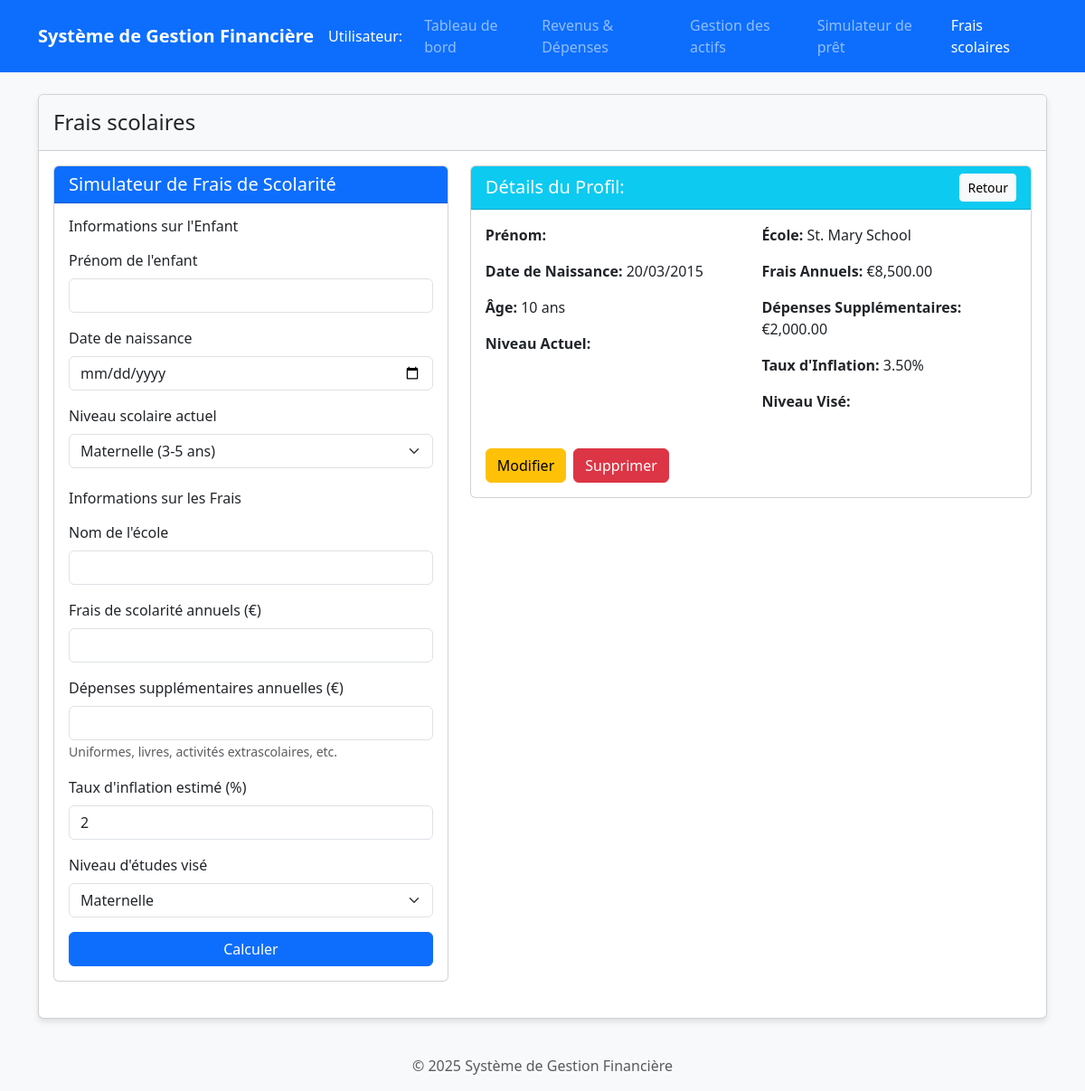
Screenshot of /?action=school-fee&view_child=2 with the database file from the repository.
### tables this page shows
CREATE TABLE IF NOT EXISTS `school_fee_children` (
    `id` INT AUTO_INCREMENT PRIMARY KEY,
    `name` VARCHAR(100) NOT NULL,
    `birthdate` DATE NOT NULL,
    `current_level` VARCHAR(50) NOT NULL, 
    `school_name` VARCHAR(255),
    `annual_tuition` DECIMAL(10,2) NOT NULL,
    `additional_expenses` DECIMAL(10,2) DEFAULT 0,
    `inflation_rate` DECIMAL(4,2) NOT NULL,
    `expected_graduation_level` VARCHAR(50) NOT NULL,
    `created_at` TIMESTAMP DEFAULT CURRENT_TIMESTAMP,
    `updated_at` TIMESTAMP DEFAULT CURRENT_TIMESTAMP ON UPDATE CURRENT_TIMESTAMP
);

### config/database.php (called while the page is built, shortened)
<?php
function getDbConnection() {
    try {
        $conn = new PDO(
            "mysql:host=" . FINANCIAL_DB_HOST . ";dbname=" . FINANCIAL_DB_NAME,
            FINANCIAL_DB_USER,
            FINANCIAL_DB_PASS,
            array(PDO::ATTR_ERRMODE => PDO::ERRMODE_EXCEPTION)
        );
        return $conn;
    } catch (PDOException $e) {
        die("Database Connection Error: " . $e->getMessage());
    }
}

### controllers/SchoolFeeController.php (called while the page is built, shortened)
<?php
require_once __DIR__ . '/../models/SchoolFee.php';
class SchoolFeeController {
    private $schoolFeeModel;
    private $calculationResults;
    public function __construct() {
        $this->schoolFeeModel = new SchoolFee();
        $this->calculationResults = null;
    }
    public function getViewData() {
        $viewData = [];
        $viewData['children'] = $this->getSavedChildren();
        if (isset($_GET['view_child'])) {
            $childId = intval($_GET['view_child']);
            $viewData['viewChild'] = $this->schoolFeeModel->getChildProfile($childId);
            $childData = $viewData['viewChild'];
            if ($childData) {
                $viewData['calculationResults'] = $this->calculationResults;
            }
        }
        return $viewData;
    }
    public function calculateFees($data) {
        if (!$this->validateFeeInputs($data)) {
            return false;
        }
        $yearsRemaining = 0;
        $yearlyProjections = [];
        $totalCost = 0;
        $averageAnnualCost = $yearsRemaining > 0 ? $totalCost / $yearsRemaining : 0;
        $this->calculationResults = [
            'totalCost' => $totalCost,
            'yearsRemaining' => $yearsRemaining,
            'averageAnnualCost' => $averageAnnualCost,
            'yearlyProjections' => $yearlyProjections
        ];
        return true;
    }
    public function getSavedChildren() {
        return $this->schoolFeeModel->getChildProfiles();
    }
    private function validateFeeInputs($data) {
        $nameField = isset($data['child_name']) ? 'child_name' : 'name';
        $birthdateField = isset($data['child_birthdate']) ? 'child_birthdate' : 'birthdate';
        $requiredFields = [$nameField, $birthdateField, 'current_level', 'annual_tuition', 'inflation_rate', 'expected_graduation_level'];
        foreach ($requiredFields as $field) {
            if (!isset($data[$field]) || empty($data[$field])) {
                return false;
            }
        }
        return true;
    }
}
?>

### models/SchoolFee.php (called while the page is built, shortened)
<?php
require_once __DIR__ . '/../config/database.php';
class SchoolFee {
    private $conn;
    private $table_children = 'school_fee_children';
    public function __construct() {
        $this->conn = getDbConnection();
    }
    public function getChildProfiles() {
        $query = "SELECT * FROM " . $this->table_children . " ORDER BY name ASC";
        $stmt = $this->conn->prepare($query);
        $stmt->execute();
        $result = $stmt->fetchAll(PDO::FETCH_ASSOC);
        return $result;
    }
    public function getChildProfile($id) {
        $query = "SELECT * FROM " . $this->table_children . " WHERE id = :id";
        $stmt = $this->conn->prepare($query);
        $stmt->bindParam(':id', $id);
        $stmt->execute();
        $result = $stmt->fetch(PDO::FETCH_ASSOC);
        return $result;
    }
}
?>

### modules/school-fee-simulator/view-child.php (the view, shortened to what this page needs)
<div class="card mb-4">
    <div class="card-header bg-info text-white d-flex justify-content-between align-items-center">
        <h5 class="mb-0">Détails du Profil: <?php echo htmlspecialchars($viewChild['name']); ?></h5>
        <a href="?action=school-fee" class="btn btn-sm btn-light">Retour</a>
    </div>
    <div class="card-body">
        <div class="row mb-4">
            <div class="col-md-6">
                <p><strong>Prénom:</strong> <?php echo htmlspecialchars($viewChild['name']); ?></p>
                <p><strong>Date de Naissance:</strong> <?php echo date('d/m/Y', strtotime($viewChild['birthdate'])); ?></p>
                <p><strong>Âge:</strong>
                    <?php
                    $birthdate = new DateTime($viewChild['birthdate']);
                    $today = new DateTime();
                    $age = $birthdate->diff($today)->y;
                    echo $age . ' ans';
                    ?>
                </p>
                <p><strong>Niveau Actuel:</strong> <?php echo $educationLevels[$viewChild['current_level']]['name']; ?></p>
            </div>
            <div class="col-md-6">
                <p><strong>École:</strong> <?php echo htmlspecialchars($viewChild['school_name']); ?></p>
                <p><strong>Frais Annuels:</strong> €<?php echo number_format($viewChild['annual_tuition'], 2); ?></p>
                <p><strong>Dépenses Supplémentaires:</strong> €<?php echo number_format($viewChild['additional_expenses'], 2); ?></p>
                <p><strong>Taux d'Inflation:</strong> <?php echo $viewChild['inflation_rate']; ?>%</p>
                <p><strong>Niveau Visé:</strong> <?php echo $educationLevels[$viewChild['expected_graduation_level']]['name']; ?></p>
            </div>
        </div>
        <div class="mt-3 d-flex gap-2">
            <a href="?action=school-fee&edit_child=<?php echo $viewChild['id']; ?>" class="btn btn-warning">Modifier</a>
            <a href="?action=school-fee&delete_child=<?php echo $viewChild['id']; ?>" class="btn btn-danger"
               onclick="return confirm('Êtes-vous sûr de vouloir supprimer ce profil?')">Supprimer</a>
        </div>
    </div>
</div>

### index.php (style rules this page uses)
body { background-color: #f8f9fa; }

### rows the page displays
school_fee_children: birthdate "20/03/2015", birthdate "10", school_name "St. Mary School", annual_tuition "8,500.00", additional_expenses "2,000.00", inflation_rate "3.50"

### other values shown
$title "Tableau de bord"
$title "Revenus & Dépenses"
$title "Gestion des actifs"
$title "Simulateur de prêt"
$title "Frais scolaires"
$modules[$action] "Frais scolaires"
form field current_level "Maternelle (3-5 ans)"
form field expected_graduation_level "Maternelle"
